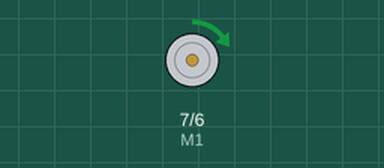
Recording of a sketch running on a simulated Arduino Uno, built with avr-gcc and run on an emulated ATmega328P. Shown: direction and speed pins drawn as motors (green arrow = direction pin HIGH = forward, orange = LOW = backward, longer = more drive).

Above: at 0.15 s.
At 10.35 s:
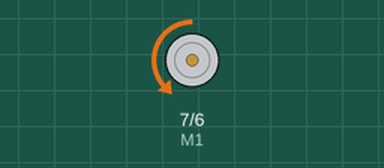
At 19.95 s:
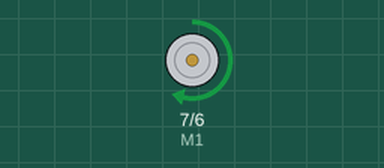
At 39.76 s:
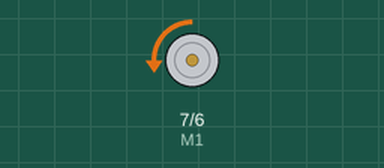
Timing chart, 0 to 40.0 s (numbered marks = the images above):
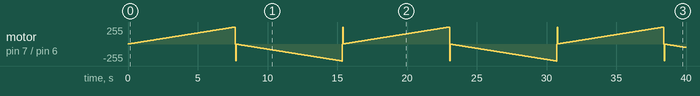

The sketch:

motor_demo.ino
```cpp
//Arduino PWM Speed Control：
//int E1 = 5;
//int M1 = 4;

int M1=7;
int E1=6;

void setup()
{
    pinMode(M1, OUTPUT);
    pinMode(E1, OUTPUT);
}

void loop()
{
  int value;
  for(value = 0 ; value <= 255; value+=1)
  {
    digitalWrite(M1,HIGH);
    analogWrite(E1, value);   //PWM Speed Control
    delay(30);
  }

  for(value = 0 ; value <= 255; value+=1)
  {
    digitalWrite(M1,LOW);
    analogWrite(E1, value);   //PWM Speed Control
    delay(30);
  }
}
```
